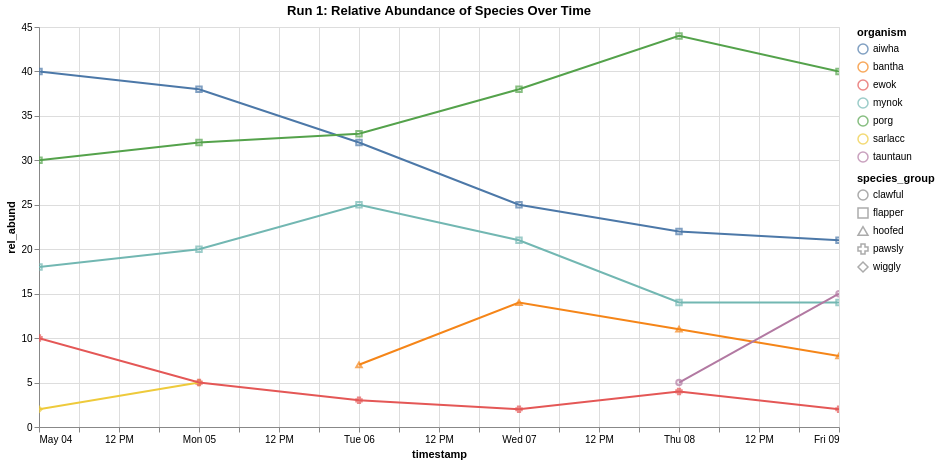

Notebook source saved alongside this figure:
### Markdown cell above
## Points and Lines

### Code cell
points = alt.Chart(df1).mark_point().encode(
    x = 'timestamp:T',
    y = 'rel_abund:Q',
    color = 'organism:N',
    shape='species_group:N',
    tooltip=['organism:N', 'species_group:N', 'rel_abund:Q', 'timestamp:O', 'run_id:N','site:N','sample_id:N']
).properties(
    title = 'Run 1: Relative Abundance of Species Over Time',
    width = 800,
    height = 400
)

lines = alt.Chart(df1).mark_line().encode(
    x = 'timestamp:T',
    y = 'rel_abund:Q',
    color = 'organism:N',
    detail='species_group:N',
    tooltip=['organism:N', 'species_group:N', 'rel_abund:Q', 'timestamp:O', 'run_id:N','site:N','sample_id:N']
).interactive()

points + lines

### Figure 1 — Vega-Lite specification as saved in the notebook (floating-point values rounded to 4 significant figures)
{"config": {"view": {"continuousWidth": 300, "continuousHeight": 300}}, "layer": [{"mark": {"type": "point"}, "encoding": {"color": {"field": "organism", "type": "nominal"}, "shape": {"field": "species_group", "type": "nominal"}, "tooltip": [{"field": "organism", "type": "nominal"}, {"field": "species_group", "type": "nominal"}, {"field": "rel_abund", "type": "quantitative"}, {"field": "timestamp", "type": "ordinal"}, {"field": "run_id", "type": "nominal"}, {"field": "site", "type": "nominal"}, {"field": "sample_id", "type": "nominal"}], "x": {"field": "timestamp", "type": "temporal"}, "y": {"field": "rel_abund", "type": "quantitative"}}, "title": "Run 1: Relative Abundance of Species Over Time"}, {"mark": {"type": "line"}, "encoding": {"color": {"field": "organism", "type": "nominal"}, "detail": {"field": "species_group", "type": "nominal"}, "tooltip": [{"field": "organism", "type": "nominal"}, {"field": "species_group", "type": "nominal"}, {"field": "rel_abund", "type": "quantitative"}, {"field": "timestamp", "type": "ordinal"}, {"field": "run_id", "type": "nominal"}, {"field": "site", "type": "nominal"}, {"field": "sample_id", "type": "nominal"}], "x": {"field": "timestamp", "type": "temporal"}, "y": {"field": "rel_abund", "type": "quantitative"}}, "name": "view_1"}], "data": {"name": "data-baa9581b6e67233f365a2ec4776f1c9d"}, "height": 400, "params": [{"name": "param_24", "select": {"type": "interval", "encodings": ["x", "y"]}, "bind": "scales", "views": ["view_1"]}], "width": 800, "$schema": "https://vega.github.io/schema/vega-lite/v5.20.1.json", "datasets": {"data-baa9581b6e67233f365a2ec4776f1c9d": [{"site": "Takodana", "reactor": "R2D2", "run_id": 1, "sample_id": 100, "timestamp": "4-May-25", "rel_abund": 2, "organism": "sarlacc", "species_group": "wiggly"}, {"site": "Takodana", "reactor": "R2D2", "run_id": 1, "sample_id": 100, "timestamp": "4-May-25", "rel_abund": 18, "organism": "mynok", "species_group": "flapper"}, {"site": "Takodana", "reactor": "R2D2", "run_id": 1, "sample_id": 100, "timestamp": "4-May-25", "rel_abund": 40, "organism": "aiwha", "species_group": "flapper"}, {"site": "Takodana", "reactor": "R2D2", "run_id": 1, "sample_id": 100, "timestamp": "4-May-25", "rel_abund": 30, "organism": "porg", "species_group": "flapper"}, {"site": "Takodana", "reactor": "R2D2", "run_id": 1, "sample_id": 100, "timestamp": "4-May-25", "rel_abund": 10, "organism": "ewok", "species_group": "pawsly"}, {"site": "Takodana", "reactor": "R2D2", "run_id": 1, "sample_id": 101, "timestamp": "5-May-25", "rel_abund": 5, "organism": "sarlacc", "species_group": "wiggly"}, {"site": "Takodana", "reactor": "R2D2", "run_id": 1, "sample_id": 101, "timestamp": "5-May-25", "rel_abund": 20, "organism": "mynok", "species_group": "flapper"}, {"site": "Takodana", "reactor": "R2D2", "run_id": 1, "sample_id": 101, "timestamp": "5-May-25", "rel_abund": 38, "organism": "aiwha", "species_group": "flapper"}, {"site": "Takodana", "reactor": "R2D2", "run_id": 1, "sample_id": 101, "timestamp": "5-May-25", "rel_abund": 32, "organism": "porg", "species_group": "flapper"}, {"site": "Takodana", "reactor": "R2D2", "run_id": 1, "sample_id": 101, "timestamp": "5-May-25", "rel_abund": 5, "organism": "ewok", "species_group": "pawsly"}, {"site": "Takodana", "reactor": "R2D2", "run_id": 1, "sample_id": 102, "timestamp": "6-May-25", "rel_abund": 25, "organism": "mynok", "species_group": "flapper"}, {"site": "Takodana", "reactor": "R2D2", "run_id": 1, "sample_id": 102, "timestamp": "6-May-25", "rel_abund": 32, "organism": "aiwha", "species_group": "flapper"}, {"site": "Takodana", "reactor": "R2D2", "run_id": 1, "sample_id": 102, "timestamp": "6-May-25", "rel_abund": 33, "organism": "porg", "species_group": "flapper"}, {"site": "Takodana", "reactor": "R2D2", "run_id": 1, "sample_id": 102, "timestamp": "6-May-25", "rel_abund": 3, "organism": "ewok", "species_group": "pawsly"}, {"site": "Takodana", "reactor": "R2D2", "run_id": 1, "sample_id": 102, "timestamp": "6-May-25", "rel_abund": 7, "organism": "bantha", "species_group": "hoofed"}, {"site": "Takodana", "reactor": "R2D2", "run_id": 1, "sample_id": 103, "timestamp": "7-May-25", "rel_abund": 21, "organism": "mynok", "species_group": "flapper"}, {"site": "Takodana", "reactor": "R2D2", "run_id": 1, "sample_id": 103, "timestamp": "7-May-25", "rel_abund": 25, "organism": "aiwha", "species_group": "flapper"}, {"site": "Takodana", "reactor": "R2D2", "run_id": 1, "sample_id": 103, "timestamp": "7-May-25", "rel_abund": 38, "organism": "porg", "species_group": "flapper"}, {"site": "Takodana", "reactor": "R2D2", "run_id": 1, "sample_id": 103, "timestamp": "7-May-25", "rel_abund": 2, "organism": "ewok", "species_group": "pawsly"}, {"site": "Takodana", "reactor": "R2D2", "run_id": 1, "sample_id": 103, "timestamp": "7-May-25", "rel_abund": 14, "organism": "bantha", "species_group": "hoofed"}, {"site": "Takodana", "reactor": "R2D2", "run_id": 1, "sample_id": 104, "timestamp": "8-May-25", "rel_abund": 14, "organism": "mynok", "species_group": "flapper"}, {"site": "Takodana", "reactor": "R2D2", "run_id": 1, "sample_id": 104, "timestamp": "8-May-25", "rel_abund": 22, "organism": "aiwha", "species_group": "flapper"}, {"site": "Takodana", "reactor": "R2D2", "run_id": 1, "sample_id": 104, "timestamp": "8-May-25", "rel_abund": 44, "organism": "porg", "species_group": "flapper"}, {"site": "Takodana", "reactor": "R2D2", "run_id": 1, "sample_id": 104, "timestamp": "8-May-25", "rel_abund": 4, "organism": "ewok", "species_group": "pawsly"}, {"site": "Takodana", "reactor": "R2D2", "run_id": 1, "sample_id": 104, "timestamp": "8-May-25", "rel_abund": 11, "organism": "bantha", "species_group": "hoofed"}, {"site": "Takodana", "reactor": "R2D2", "run_id": 1, "sample_id": 104, "timestamp": "8-May-25", "rel_abund": 5, "organism": "tauntaun", "species_group": "clawful"}, {"site": "Takodana", "reactor": "R2D2", "run_id": 1, "sample_id": 105, "timestamp": "9-May-25", "rel_abund": 14, "organism": "mynok", "species_group": "flapper"}, {"site": "Takodana", "reactor": "R2D2", "run_id": 1, "sample_id": 105, "timestamp": "9-May-25", "rel_abund": 21, "organism": "aiwha", "species_group": "flapper"}, {"site": "Takodana", "reactor": "R2D2", "run_id": 1, "sample_id": 105, "timestamp": "9-May-25", "rel_abund": 40, "organism": "porg", "species_group": "flapper"}, {"site": "Takodana", "reactor": "R2D2", "run_id": 1, "sample_id": 105, "timestamp": "9-May-25", "rel_abund": 2, "organism": "ewok", "species_group": "pawsly"}, {"site": "Takodana", "reactor": "R2D2", "run_id": 1, "sample_id": 105, "timestamp": "9-May-25", "rel_abund": 8, "organism": "bantha", "species_group": "hoofed"}, {"site": "Takodana", "reactor": "R2D2", "run_id": 1, "sample_id": 105, "timestamp": "9-May-25", "rel_abund": 15, "organism": "tauntaun", "species_group": "clawful"}]}}
